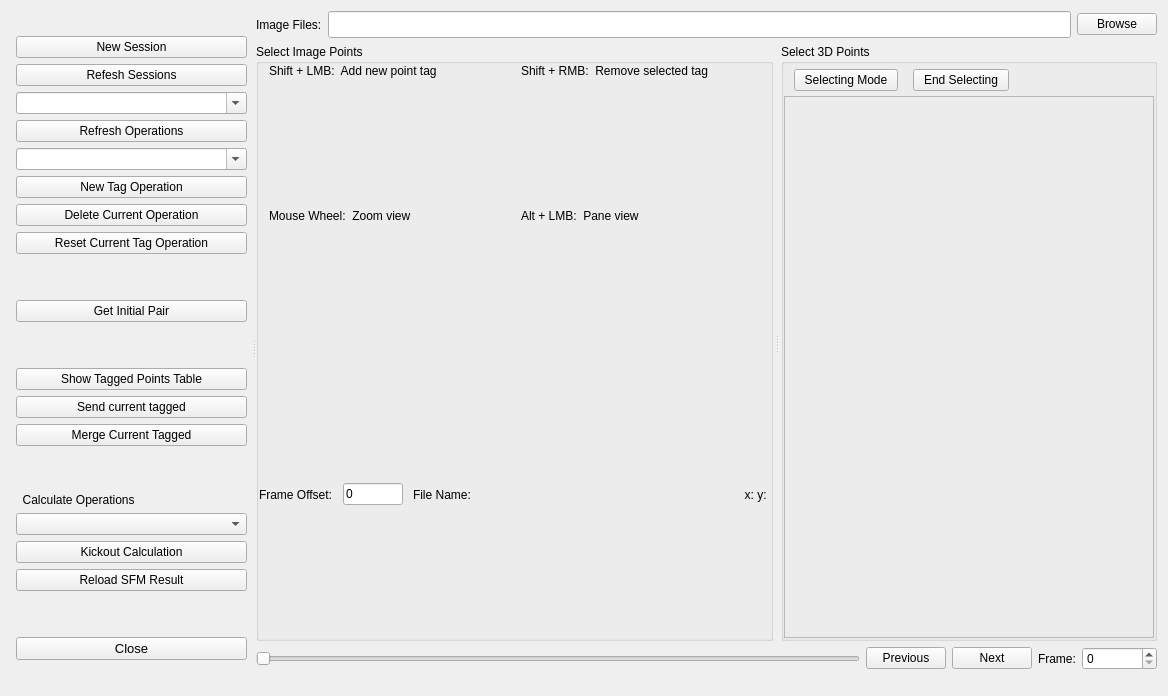
<?xml version="1.0" encoding="UTF-8"?>
<ui version="4.0">
 <class>SelectCorrespondences</class>
 <widget class="QWidget" name="SelectCorrespondences">
  <property name="windowModality">
   <enum>Qt::NonModal</enum>
  </property>
  <property name="geometry">
   <rect>
    <x>0</x>
    <y>0</y>
    <width>1168</width>
    <height>696</height>
   </rect>
  </property>
  <property name="windowTitle">
   <string notr="true">SelectCorrespondences</string>
  </property>
  <layout class="QVBoxLayout" name="vl_base">
   <item>
    <widget class="QSplitter" name="splitter_base">
     <property name="orientation">
      <enum>Qt::Horizontal</enum>
     </property>
     <widget class="QWidget" name="layoutWidget_base">
      <layout class="QVBoxLayout" name="vl_operations">
       <property name="leftMargin">
        <number>5</number>
       </property>
       <property name="topMargin">
        <number>25</number>
       </property>
       <property name="rightMargin">
        <number>5</number>
       </property>
       <property name="bottomMargin">
        <number>25</number>
       </property>
       <item>
        <widget class="QPushButton" name="btn_newSession">
         <property name="text">
          <string>New Session</string>
         </property>
        </widget>
       </item>
       <item>
        <widget class="QPushButton" name="btn_refreshSessions">
         <property name="text">
          <string>Refesh Sessions</string>
         </property>
        </widget>
       </item>
       <item>
        <widget class="QComboBox" name="cb_sessionList">
         <property name="sizePolicy">
          <sizepolicy hsizetype="Preferred" vsizetype="Preferred">
           <horstretch>0</horstretch>
           <verstretch>0</verstretch>
          </sizepolicy>
         </property>
         <property name="editable">
          <bool>true</bool>
         </property>
         <property name="sizeAdjustPolicy">
          <enum>QComboBox::AdjustToContents</enum>
         </property>
        </widget>
       </item>
       <item>
        <widget class="QPushButton" name="btn_refreshOpertations">
         <property name="text">
          <string>Refresh Operations</string>
         </property>
        </widget>
       </item>
       <item>
        <widget class="QComboBox" name="cb_operationList">
         <property name="sizePolicy">
          <sizepolicy hsizetype="Preferred" vsizetype="Preferred">
           <horstretch>0</horstretch>
           <verstretch>0</verstretch>
          </sizepolicy>
         </property>
         <property name="editable">
          <bool>true</bool>
         </property>
         <property name="sizeAdjustPolicy">
          <enum>QComboBox::AdjustToContents</enum>
         </property>
        </widget>
       </item>
       <item>
        <widget class="QPushButton" name="btn_newTagOperation">
         <property name="text">
          <string>New Tag Operation</string>
         </property>
        </widget>
       </item>
       <item>
        <widget class="QPushButton" name="btn_deleteCurrentOperation">
         <property name="text">
          <string>Delete Current Operation</string>
         </property>
        </widget>
       </item>
       <item>
        <widget class="QPushButton" name="btn_resetTagOperation">
         <property name="text">
          <string>Reset Current Tag Operation</string>
         </property>
        </widget>
       </item>
       <item>
        <spacer name="verticalSpacer">
         <property name="orientation">
          <enum>Qt::Vertical</enum>
         </property>
         <property name="sizeType">
          <enum>QSizePolicy::Fixed</enum>
         </property>
         <property name="sizeHint" stdset="0">
          <size>
           <width>20</width>
           <height>40</height>
          </size>
         </property>
        </spacer>
       </item>
       <item>
        <widget class="QPushButton" name="btn_getInitialPair">
         <property name="text">
          <string>Get Initial Pair</string>
         </property>
        </widget>
       </item>
       <item>
        <spacer name="verticalSpacer_3">
         <property name="orientation">
          <enum>Qt::Vertical</enum>
         </property>
         <property name="sizeHint" stdset="0">
          <size>
           <width>20</width>
           <height>40</height>
          </size>
         </property>
        </spacer>
       </item>
       <item>
        <widget class="QPushButton" name="btn_showTaggedPointsTable">
         <property name="text">
          <string notr="true">Show Tagged Points Table</string>
         </property>
        </widget>
       </item>
       <item>
        <widget class="QPushButton" name="btn_sendTagFeatures">
         <property name="text">
          <string>Send current tagged</string>
         </property>
        </widget>
       </item>
       <item>
        <widget class="QPushButton" name="btn_mergeCurrentTagged">
         <property name="text">
          <string>Merge Current Tagged</string>
         </property>
        </widget>
       </item>
       <item>
        <spacer name="verticalSpacer_4">
         <property name="orientation">
          <enum>Qt::Vertical</enum>
         </property>
         <property name="sizeHint" stdset="0">
          <size>
           <width>20</width>
           <height>40</height>
          </size>
         </property>
        </spacer>
       </item>
       <item>
        <widget class="QLabel" name="label_8">
         <property name="text">
          <string>  Calculate Operations</string>
         </property>
        </widget>
       </item>
       <item>
        <widget class="QComboBox" name="cb_sfm_command"/>
       </item>
       <item>
        <widget class="QPushButton" name="btn_kickoutCalculation">
         <property name="text">
          <string notr="true">Kickout Calculation</string>
         </property>
        </widget>
       </item>
       <item>
        <widget class="QPushButton" name="btn_reloadSFMResult">
         <property name="text">
          <string>Reload SFM Result</string>
         </property>
        </widget>
       </item>
       <item>
        <spacer name="verticalSpacer_2">
         <property name="orientation">
          <enum>Qt::Vertical</enum>
         </property>
         <property name="sizeHint" stdset="0">
          <size>
           <width>20</width>
           <height>40</height>
          </size>
         </property>
        </spacer>
       </item>
       <item>
        <widget class="QPushButton" name="btn_close">
         <property name="font">
          <font>
           <pointsize>10</pointsize>
          </font>
         </property>
         <property name="text">
          <string notr="true">Close</string>
         </property>
        </widget>
       </item>
      </layout>
     </widget>
     <widget class="QWidget" name="layoutWidget_scene">
      <layout class="QVBoxLayout" name="vl_operationscenes" stretch="5,80,5">
       <property name="bottomMargin">
        <number>15</number>
       </property>
       <item>
        <layout class="QHBoxLayout" name="horizontalLayout_3">
         <item>
          <widget class="QLabel" name="label_2">
           <property name="text">
            <string notr="true">Image Files:</string>
           </property>
          </widget>
         </item>
         <item>
          <widget class="QLineEdit" name="lE_imageFilesDir">
           <property name="font">
            <font>
             <pointsize>12</pointsize>
            </font>
           </property>
           <property name="text">
            <string notr="true"/>
           </property>
          </widget>
         </item>
         <item>
          <widget class="QPushButton" name="btn_browseImageDir">
           <property name="text">
            <string notr="true">Browse</string>
           </property>
          </widget>
         </item>
        </layout>
       </item>
       <item>
        <widget class="QSplitter" name="splitter_scenes">
         <property name="sizePolicy">
          <sizepolicy hsizetype="Preferred" vsizetype="Preferred">
           <horstretch>0</horstretch>
           <verstretch>0</verstretch>
          </sizepolicy>
         </property>
         <property name="orientation">
          <enum>Qt::Horizontal</enum>
         </property>
         <property name="opaqueResize">
          <bool>true</bool>
         </property>
         <property name="handleWidth">
          <number>8</number>
         </property>
         <property name="childrenCollapsible">
          <bool>false</bool>
         </property>
         <widget class="QGroupBox" name="GB_ImageView">
          <property name="enabled">
           <bool>true</bool>
          </property>
          <property name="sizePolicy">
           <sizepolicy hsizetype="Preferred" vsizetype="Preferred">
            <horstretch>0</horstretch>
            <verstretch>0</verstretch>
           </sizepolicy>
          </property>
          <property name="title">
           <string notr="true">Select Image Points</string>
          </property>
          <property name="flat">
           <bool>false</bool>
          </property>
          <layout class="QVBoxLayout" name="VB_imageView" stretch="3,3,94">
           <property name="spacing">
            <number>0</number>
           </property>
           <property name="leftMargin">
            <number>0</number>
           </property>
           <property name="topMargin">
            <number>0</number>
           </property>
           <property name="rightMargin">
            <number>0</number>
           </property>
           <property name="bottomMargin">
            <number>0</number>
           </property>
           <item>
            <layout class="QGridLayout" name="gridLayout">
             <property name="sizeConstraint">
              <enum>QLayout::SetMinimumSize</enum>
             </property>
             <property name="leftMargin">
              <number>10</number>
             </property>
             <property name="spacing">
              <number>2</number>
             </property>
             <item row="0" column="0" alignment="Qt::AlignTop">
              <widget class="QLabel" name="label_4">
               <property name="text">
                <string>Shift + LMB:  Add new point tag</string>
               </property>
              </widget>
             </item>
             <item row="0" column="1">
              <widget class="QLabel" name="label_5">
               <property name="text">
                <string>Shift + RMB:  Remove selected tag</string>
               </property>
               <property name="alignment">
                <set>Qt::AlignLeading|Qt::AlignLeft|Qt::AlignTop</set>
               </property>
              </widget>
             </item>
             <item row="1" column="0" alignment="Qt::AlignTop">
              <widget class="QLabel" name="label_7">
               <property name="text">
                <string>Mouse Wheel:  Zoom view</string>
               </property>
              </widget>
             </item>
             <item row="1" column="1" alignment="Qt::AlignTop">
              <widget class="QLabel" name="label_6">
               <property name="text">
                <string>Alt + LMB:  Pane view          </string>
               </property>
              </widget>
             </item>
            </layout>
           </item>
           <item>
            <layout class="QHBoxLayout" name="horizontalLayout_6" stretch="5,15,80,0">
             <property name="spacing">
              <number>10</number>
             </property>
             <item>
              <widget class="QLabel" name="label_3">
               <property name="text">
                <string notr="true">Frame Offset:</string>
               </property>
              </widget>
             </item>
             <item>
              <widget class="QLineEdit" name="lE_FrameOffet">
               <property name="inputMask">
                <string notr="true"/>
               </property>
               <property name="text">
                <string notr="true">0</string>
               </property>
              </widget>
             </item>
             <item>
              <widget class="QLabel" name="lb_imageFileName">
               <property name="text">
                <string notr="true">File Name:</string>
               </property>
              </widget>
             </item>
             <item>
              <widget class="QLabel" name="lb_imagePosition">
               <property name="text">
                <string>x: y: </string>
               </property>
               <property name="alignment">
                <set>Qt::AlignRight|Qt::AlignTrailing|Qt::AlignVCenter</set>
               </property>
              </widget>
             </item>
            </layout>
           </item>
           <item>
            <layout class="QHBoxLayout" name="horizontalLayout_5" stretch="0">
             <property name="spacing">
              <number>0</number>
             </property>
             <item>
              <layout class="QVBoxLayout" name="vL_ImageView"/>
             </item>
            </layout>
           </item>
          </layout>
         </widget>
         <widget class="QGroupBox" name="GB_3DView">
          <property name="title">
           <string notr="true">Select 3D Points</string>
          </property>
          <property name="flat">
           <bool>false</bool>
          </property>
          <layout class="QVBoxLayout" name="VB_3DView" stretch="10,90">
           <property name="spacing">
            <number>0</number>
           </property>
           <property name="leftMargin">
            <number>0</number>
           </property>
           <property name="topMargin">
            <number>0</number>
           </property>
           <property name="rightMargin">
            <number>0</number>
           </property>
           <property name="bottomMargin">
            <number>0</number>
           </property>
           <item>
            <layout class="QHBoxLayout" name="horizontalLayout_4">
             <property name="spacing">
              <number>15</number>
             </property>
             <property name="leftMargin">
              <number>10</number>
             </property>
             <property name="topMargin">
              <number>5</number>
             </property>
             <property name="bottomMargin">
              <number>5</number>
             </property>
             <item>
              <widget class="QPushButton" name="btn_startSelectTagPoints">
               <property name="text">
                <string notr="true">  Selecting Mode  </string>
               </property>
              </widget>
             </item>
             <item>
              <widget class="QPushButton" name="btn_endSelectTagPoints">
               <property name="text">
                <string notr="true">  End Selecting  </string>
               </property>
              </widget>
             </item>
             <item>
              <spacer name="horizontalSpacer">
               <property name="orientation">
                <enum>Qt::Horizontal</enum>
               </property>
               <property name="sizeHint" stdset="0">
                <size>
                 <width>40</width>
                 <height>20</height>
                </size>
               </property>
              </spacer>
             </item>
            </layout>
           </item>
           <item>
            <widget class="QFrame" name="frm_3DView">
             <property name="focusPolicy">
              <enum>Qt::TabFocus</enum>
             </property>
             <property name="frameShape">
              <enum>QFrame::StyledPanel</enum>
             </property>
             <property name="frameShadow">
              <enum>QFrame::Raised</enum>
             </property>
             <layout class="QVBoxLayout" name="vl_3DView">
              <property name="leftMargin">
               <number>0</number>
              </property>
              <property name="topMargin">
               <number>0</number>
              </property>
              <property name="rightMargin">
               <number>0</number>
              </property>
              <property name="bottomMargin">
               <number>0</number>
              </property>
             </layout>
            </widget>
           </item>
          </layout>
         </widget>
        </widget>
       </item>
       <item>
        <layout class="QHBoxLayout" name="horizontalLayout_2" stretch="80,5,5,5,10">
         <item>
          <widget class="QSlider" name="hS_frame">
           <property name="orientation">
            <enum>Qt::Horizontal</enum>
           </property>
          </widget>
         </item>
         <item>
          <widget class="QPushButton" name="btn_previousFrame">
           <property name="text">
            <string notr="true">Previous</string>
           </property>
          </widget>
         </item>
         <item>
          <widget class="QPushButton" name="btn_nextFrame">
           <property name="text">
            <string notr="true">Next</string>
           </property>
          </widget>
         </item>
         <item>
          <widget class="QLabel" name="label">
           <property name="text">
            <string notr="true">Frame:</string>
           </property>
          </widget>
         </item>
         <item>
          <widget class="QSpinBox" name="sB_frame"/>
         </item>
        </layout>
       </item>
      </layout>
     </widget>
    </widget>
   </item>
  </layout>
 </widget>
 <resources/>
 <connections/>
</ui>
